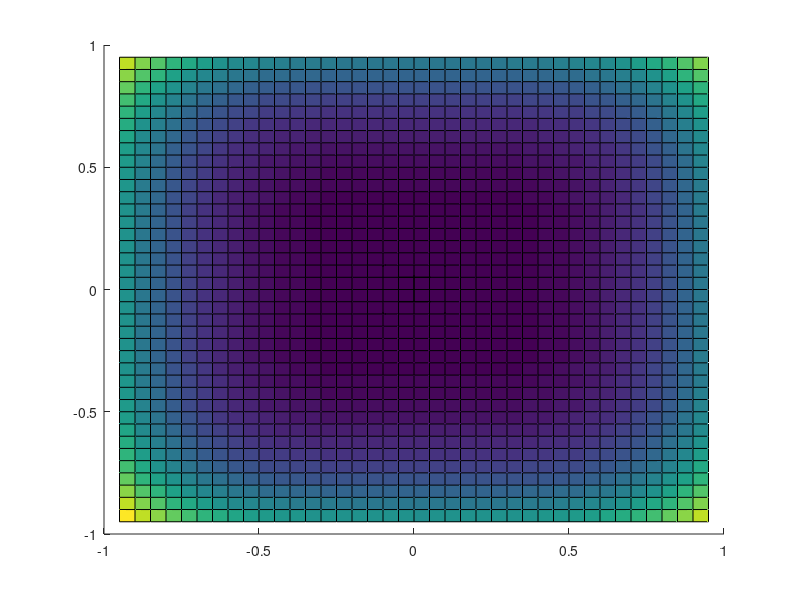

Write the MATLAB code that produced this figure.
%nonlinearity measurement of N-dimensional equations
clear all
close all
clc

%define inputs and equation
f = @(x,y) x.^4+y.^4+0.1;%x.*y.*y+6*x-y.*sqrt(x);
%umag2 = @(x,y) (y.*y./x./x./x/16)+(8*y.*y)+(-4*y./sqrt(x))+(1/2./x)+(4*x.*x);

p = [0,0];

rx = 1;
ry = 1;

x1 = p(1)-rx;
x2 = p(1)+rx;
y1 = p(2)-ry;
y2 = p(2)+ry;

dx = 0.05;
dy = 0.05;

%step 1, Get points in the range as described
x_arr = x1:dx:x2;
y_arr = y1:dy:y2;

%[xx,yy] = meshgrid(x_arr,y_arr);

%zz = f(xx,yy);
%dzz = umag2(xx,yy);

%surf(xx,yy,dzz)

%step 2, Do the partial derivatives vector for all points
n = 1;
for ii = 2:(numel(x_arr)-1)
  for jj = 2:(numel(y_arr)-1)
    %dxdx
    f1 = f(x_arr(ii+1),y_arr(jj));
    f2 = 2*f(x_arr(ii),y_arr(jj));
    f3 = f(x_arr(ii-1),y_arr(jj));
    dxdx = (f1-f2+f3)/(dx*dx);

    %dxdy
    f1 = f(x_arr(ii+1),y_arr(jj+1));
    f2 = -f(x_arr(ii+1),y_arr(jj-1));
    f3 = -f(x_arr(ii-1),y_arr(jj+1));
    f4 = f(x_arr(ii-1),y_arr(jj-1));
    dxdy = (f1+f2+f3+f4)/(4*dx*dy);

    %dydx
    dydx = dxdy;

    %dydy
    f1 = f(x_arr(ii),y_arr(jj+1));
    f2 = 2*f(x_arr(ii),y_arr(jj));
    f3 = f(x_arr(ii),y_arr(jj-1));
    dydy = (f1-f2+f3)/(dy*dy);

    dxdx_mat(ii-1,jj-1) = dxdx;
    dxdy_mat(ii-1,jj-1) = dxdy;
    dydx_mat(ii-1,jj-1) = dydx;
    dydy_mat(ii-1,jj-1) = dydy;

    u_mag_mat = [dxdx,dxdy;dydx,dydy];
    [V,L] = eig(u_mag_mat);

    eig_mag(jj-1,ii-1) = (max(abs(L(:,1)))).^2+(max(abs(L(:,1)))).^2;
    n = n+1;

    u_mag(jj-1,ii-1) = abs(dxdx)^2+abs(dxdy)^2+abs(dydx)^2+abs(dydy)^2;

  endfor
endfor



%u_mag_mat = [dxdx_mat,dxdy_mat;
%               dydx_mat,dydy_mat];

sum(eig_mag)

hold on
[xxx,yyy] = meshgrid(x_arr(2:end-1),y_arr(2:end-1));
surf(xxx,yyy,u_mag)
surf(xxx,yyy,(eig_mag))

for ii = 1:(numel(x_arr)-2)
  %integrate over the Y axis before the x axis
  u_mag_focus = u_mag(:,ii);
  u_mag_int(ii) = trapz(y_arr(2:end-1),u_mag_focus);

endfor

%integrate over x axis
integrand = trapz(x_arr(2:end-1),u_mag_int);

f0 =  f(p(1),p(2));
eta = integrand/f0/f0

##figure()
##dxdxf = @(x,y) y./(4*sqrt(x.^3));
##dxdyf = @(x,y) 2*y-1./(2*sqrt(x));
##dydxf = @(x,y) 2*y-1./(2*sqrt(x));
##dydyf = @(x,y) 2*x;
##
##dvdx = dydyf(xx,yy);
##
##surf(xxx,yyy,dydy_mat)
##hold on
##surf(xx,yy,dvdx)


